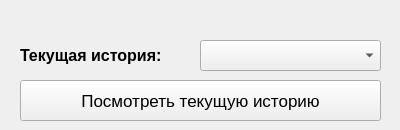
<?xml version="1.0" encoding="UTF-8"?>
<ui version="4.0">
 <class>SecondWindow</class>
 <widget class="QMainWindow" name="SecondWindow">
  <property name="geometry">
   <rect>
    <x>0</x>
    <y>0</y>
    <width>400</width>
    <height>130</height>
   </rect>
  </property>
  <property name="minimumSize">
   <size>
    <width>400</width>
    <height>130</height>
   </size>
  </property>
  <property name="maximumSize">
   <size>
    <width>400</width>
    <height>130</height>
   </size>
  </property>
  <property name="windowTitle">
   <string>Данные об обучении</string>
  </property>
  <widget class="QWidget" name="centralwidget">
   <widget class="QPushButton" name="history_button">
    <property name="geometry">
     <rect>
      <x>20</x>
      <y>80</y>
      <width>361</width>
      <height>41</height>
     </rect>
    </property>
    <property name="sizePolicy">
     <sizepolicy hsizetype="Fixed" vsizetype="Fixed">
      <horstretch>0</horstretch>
      <verstretch>0</verstretch>
     </sizepolicy>
    </property>
    <property name="font">
     <font>
      <family>Arial</family>
      <pointsize>13</pointsize>
      <weight>50</weight>
      <italic>false</italic>
      <bold>false</bold>
     </font>
    </property>
    <property name="styleSheet">
     <string notr="true">font: 13pt &quot;Arial&quot;;</string>
    </property>
    <property name="text">
     <string>Посмотреть текущую историю</string>
    </property>
   </widget>
   <widget class="QLabel" name="label">
    <property name="geometry">
     <rect>
      <x>20</x>
      <y>40</y>
      <width>171</width>
      <height>31</height>
     </rect>
    </property>
    <property name="font">
     <font>
      <family>Arial</family>
      <pointsize>12</pointsize>
      <weight>75</weight>
      <italic>false</italic>
      <bold>true</bold>
     </font>
    </property>
    <property name="text">
     <string>Текущая история:</string>
    </property>
   </widget>
   <widget class="QComboBox" name="combo_history">
    <property name="geometry">
     <rect>
      <x>200</x>
      <y>40</y>
      <width>181</width>
      <height>31</height>
     </rect>
    </property>
    <property name="styleSheet">
     <string notr="true">font: 13pt &quot;Arial&quot;;</string>
    </property>
    <property name="editable">
     <bool>false</bool>
    </property>
    <property name="currentText">
     <string/>
    </property>
    <property name="currentIndex">
     <number>-1</number>
    </property>
   </widget>
  </widget>
 </widget>
 <resources/>
 <connections/>
</ui>
